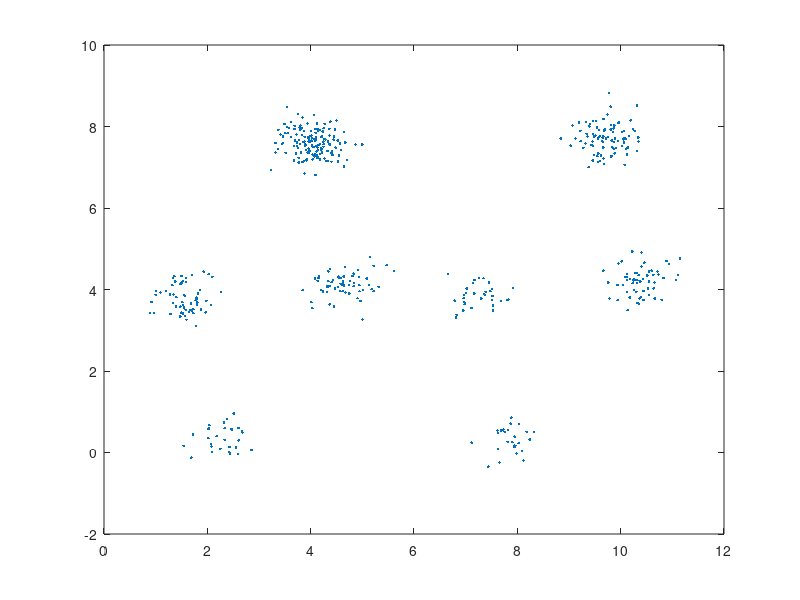

Source code (MATLAB):
%%%%%%%%%%%%%%%%%%%%%%%%%%%%%%%%%%%%%%%%%%%%%%%%%%%%%%%%%%%%%%%%%%%%%%%%%%%
% Y = [Y_1,...,Y_T]                         D  * T
% S_t = [S^{1}|...|S^{M}]'                  MK * 1
% S = [S_1,...,S_T]                         MK * T
% W = [W^{1}|...|W^{M}]                     D  * MK
% P_{i,j} = P(S_{t+1} = i | S_{t+j} = j) 
% P = [P^{1}|...|P^{M}]]'                   MK  * K
%%%%%%%%%%%%%%%%%%%%%%%%%%%%%%%%%%%%%%%%%%%%%%%%%%%%%%%%%%%%%%%%%%%%%%%%%%%

% Variable that is 1 if we use matlab, and 0 otherwise
isMatlab = exist('OCTAVE_VERSION', 'builtin') == 0;

%clear;

% To be able to repeat
if (isMatlab)
    rng('default');
    rng(1);
else
    pkg load statistics;
    randn('seed',8);
    rand('seed',8);
end

% Parameters
K = 2;
M = 3;
D = 2;
T = 500;

% Generate random parameters

Pi = rand(M,K);
Pi = Pi ./ sum(Pi,2);

P = rand(M*K,K);
P = P ./ sum(P,2);

W = 2 * randn(D,M*K);

%C = diag(rand(1,D)); % To be sure it is psd
C = 0.1 * eye(D);

% Compute sequence of hidden and observable varibles
S = zeros(M*K,T);
Y = zeros(D,T);

% Initialization
S(:,1) = reshape(mnrnd(1,Pi)',[K*M,1]);
	 %---%mu = 0;
	 %---%for m = 1:M
	 %---%    mu = mu + W(:,((m-1)*K+1):m*K) * S((m-1)*K+1:m*K,1);
	 %---%end
mu = sum(W(:,S(:,1)>0),2);
Y(:,1) = mvnrnd(mu,C);

for t = 2:T
    %---%mu = 0;
    %---%for m = 1:M
    %---%    S((m-1)*K+1:m*K,t) = reshape(mnrnd(1,S((m-1)*K+1:m*K,t-1)'*P((m-1)*K+1:m*K,:)),[K,1]);
    %---%    mu = mu + W(:,((m-1)*K+1):m*K) * S((m-1)*K+1:m*K,t);
    %---%end
    S(:,t) = reshape(mnrnd(1,P(S(:,t-1)>0,:))', [K*M,1]);
    mu = sum(W(:,S(:,t)>0),2);
    Y(:,t) = mvnrnd(mu,C);
end

plot(Y(1,:),Y(2,:),'.');
